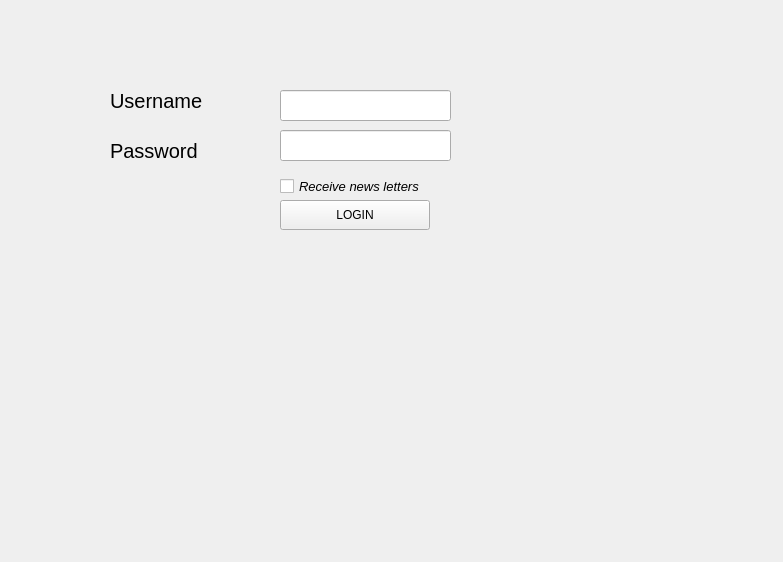
<?xml version="1.0" encoding="UTF-8"?>
<ui version="4.0">
 <class>LoginForm</class>
 <widget class="QWidget" name="LoginForm">
  <property name="geometry">
   <rect>
    <x>0</x>
    <y>0</y>
    <width>783</width>
    <height>562</height>
   </rect>
  </property>
  <property name="windowTitle">
   <string>Form</string>
  </property>
  <widget class="QLineEdit" name="password_edit">
   <property name="geometry">
    <rect>
     <x>280</x>
     <y>130</y>
     <width>171</width>
     <height>31</height>
    </rect>
   </property>
   <property name="focusPolicy">
    <enum>Qt::StrongFocus</enum>
   </property>
   <property name="echoMode">
    <enum>QLineEdit::Password</enum>
   </property>
  </widget>
  <widget class="QLineEdit" name="user_edit">
   <property name="geometry">
    <rect>
     <x>280</x>
     <y>90</y>
     <width>171</width>
     <height>31</height>
    </rect>
   </property>
  </widget>
  <widget class="QLabel" name="password_label">
   <property name="geometry">
    <rect>
     <x>110</x>
     <y>120</y>
     <width>151</width>
     <height>61</height>
    </rect>
   </property>
   <property name="font">
    <font>
     <pointsize>15</pointsize>
    </font>
   </property>
   <property name="text">
    <string>Password</string>
   </property>
  </widget>
  <widget class="QPushButton" name="login_button">
   <property name="geometry">
    <rect>
     <x>280</x>
     <y>200</y>
     <width>150</width>
     <height>30</height>
    </rect>
   </property>
   <property name="text">
    <string>LOGIN</string>
   </property>
  </widget>
  <widget class="QLabel" name="username_label">
   <property name="geometry">
    <rect>
     <x>110</x>
     <y>70</y>
     <width>151</width>
     <height>61</height>
    </rect>
   </property>
   <property name="font">
    <font>
     <pointsize>15</pointsize>
    </font>
   </property>
   <property name="text">
    <string>Username</string>
   </property>
  </widget>
  <widget class="QCheckBox" name="checkBox">
   <property name="geometry">
    <rect>
     <x>280</x>
     <y>176</y>
     <width>191</width>
     <height>21</height>
    </rect>
   </property>
   <property name="font">
    <font>
     <pointsize>10</pointsize>
     <italic>true</italic>
    </font>
   </property>
   <property name="text">
    <string>Receive news letters</string>
   </property>
  </widget>
 </widget>
 <resources/>
 <connections/>
</ui>
